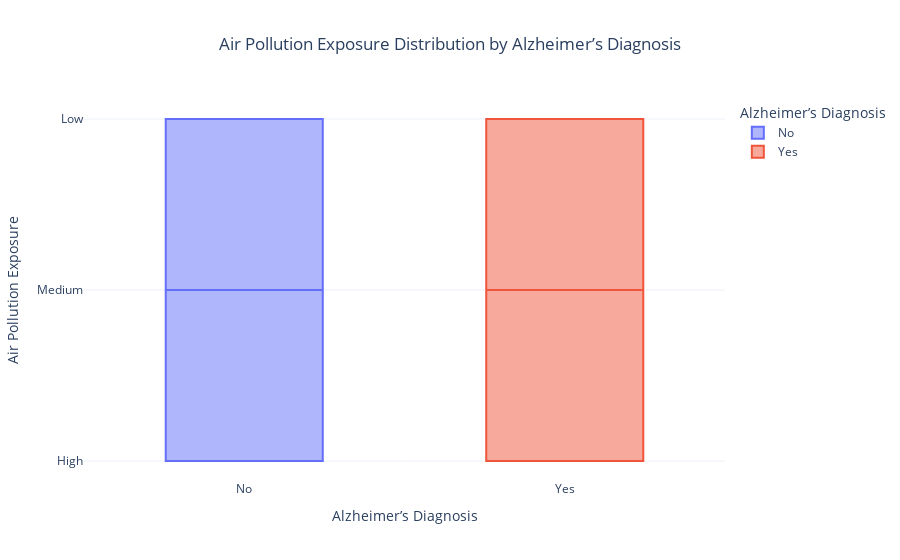

Notebook source saved alongside this figure:
### Code cell
fig = px.box(
df,
x="Alzheimer’s Diagnosis",
y="Air Pollution Exposure",
color="Alzheimer’s Diagnosis",
title="Air Pollution Exposure Distribution by Alzheimer’s Diagnosis",
template="plotly_white"
)
fig.update_layout(title_x=0.5)
fig.show()

### Figure 1 — Plotly figure (JSON) as saved in the notebook; plotly's stock layout.template omitted (floating-point values rounded to 4 significant figures; data arrays with more than 128 entries replaced by an {"elided": "..."} marker saying what was removed)
{"data": [{"alignmentgroup": "True", "hovertemplate": "Alzheimer’s Diagnosis=%{x}<br>Air Pollution Exposure=%{y}<extra></extra>", "legendgroup": "No", "marker": {"color": "#636efa"}, "name": "No", "notched": false, "offsetgroup": "No", "orientation": "v", "showlegend": true, "type": "box", "x": {"elided": "43570 str values"}, "x0": " ", "xaxis": "x", "y": {"elided": "43570 str values"}, "y0": " ", "yaxis": "y"}, {"alignmentgroup": "True", "hovertemplate": "Alzheimer’s Diagnosis=%{x}<br>Air Pollution Exposure=%{y}<extra></extra>", "legendgroup": "Yes", "marker": {"color": "#EF553B"}, "name": "Yes", "notched": false, "offsetgroup": "Yes", "orientation": "v", "showlegend": true, "type": "box", "x": {"elided": "30713 str values"}, "x0": " ", "xaxis": "x", "y": {"elided": "30713 str values"}, "y0": " ", "yaxis": "y"}], "layout": {"boxmode": "overlay", "legend": {"title": {"text": "Alzheimer’s Diagnosis"}, "tracegroupgap": 0}, "title": {"text": "Air Pollution Exposure Distribution by Alzheimer’s Diagnosis", "x": 0.5}, "xaxis": {"anchor": "y", "categoryarray": ["No", "Yes"], "categoryorder": "array", "domain": [0, 1], "title": {"text": "Alzheimer’s Diagnosis"}}, "yaxis": {"anchor": "x", "domain": [0, 1], "title": {"text": "Air Pollution Exposure"}}}}
